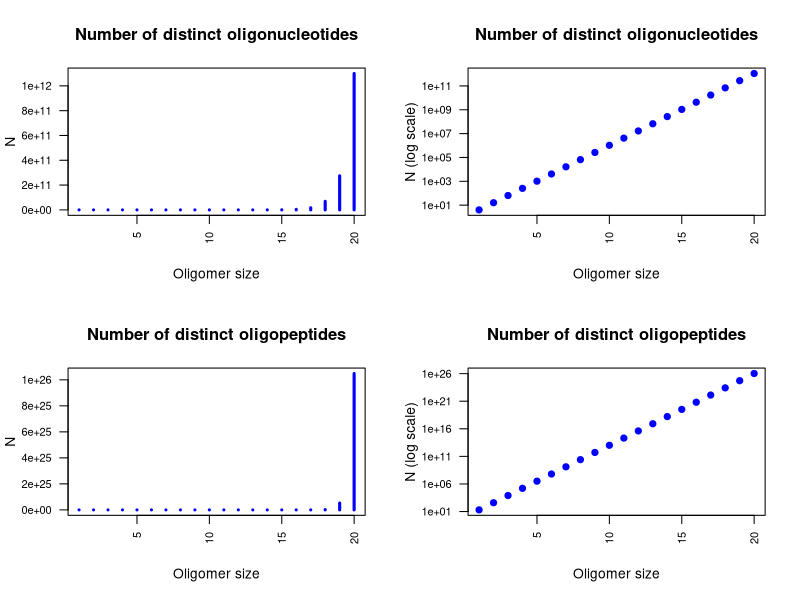
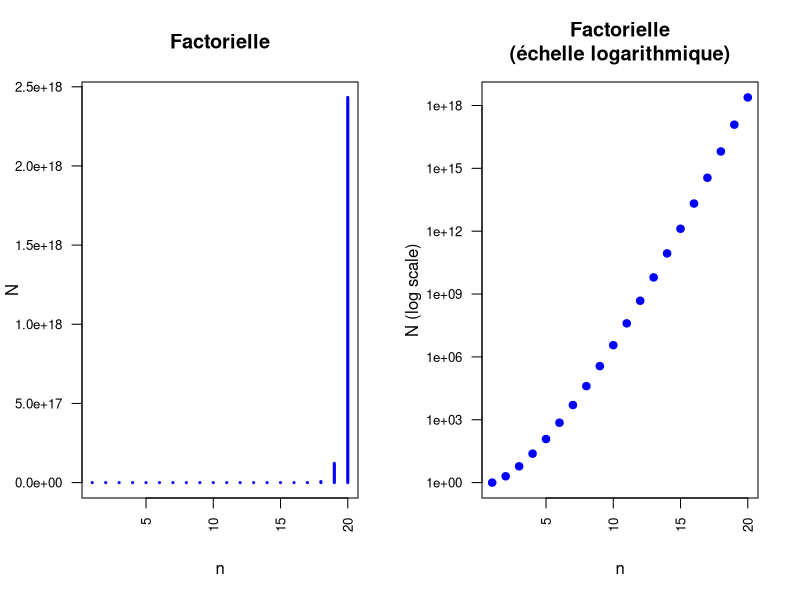

The R script that drew these images, in order:
## ---- chunk 1
library(knitr)
options(width=300)
knitr::opts_chunk$set(
  fig.width = 7, fig.height = 5, 
  fig.path='figures/',
  fig.align = "center", 
  size = "tiny", 
  echo = FALSE, eval=TRUE, 
  warning = FALSE, message = FALSE, 
  results = TRUE, comment = "")
# knitr::asis_output("\\footnotesize")

## ---- chunk 2
x <- 1:20 ## Oligomer size

par.ori <- par(no.readonly = TRUE)
par(mfrow=c(2,2))
n <- 4 ## Number of distinct residues
N <- n^x
plot(x, N, 
     main = "Number of distinct oligonucleotides",
     xlab="Oligomer size",
     ylab="N",
     las=2, cex.axis=0.8,
     type="h", lwd=3, col="blue"
)
plot(x, N, 
     main = "Number of distinct oligonucleotides",
     xlab="Oligomer size",
     ylab="N (log scale)",
     las=2, cex.axis=0.8,
     log="y",
     type="p", pch = 19, col="blue"
     )

## Oliopeptides
n <- 20 ## Number of distinct residues
N <- n^x
plot(x, N, 
     main = "Number of distinct oligopeptides",
     xlab="Oligomer size",
     ylab="N",
     las=2, cex.axis=0.8,
     type="h", lwd=3, col="blue"
)
plot(x, N, 
     main = "Number of distinct oligopeptides",
     xlab="Oligomer size",
     ylab="N (log scale)",
     las=2, cex.axis=0.8,
     log="y",
     type="p", pch = 19, col="blue"
)

par(par.ori) ## restaurer les paramètres par défaut
## ---- chunk 3
n <- 1:20
N <- factorial(n)
# plot(n,N, log="y")

par.ori <- par(no.readonly = TRUE)
par(mfrow=c(1,2))
plot(n, N, 
     main = "Factorielle",
     xlab="n",
     ylab="N",
     las=2, cex.axis=0.8,
     type="h", lwd=3, col="blue"
)
plot(n, N, 
     main = "Factorielle\n(échelle logarithmique)",
     xlab="n",
     ylab="N (log scale)",
     las=2, cex.axis=0.8,
     log="y",
     type="p", pch = 19, col="blue"
     )
par(par.ori)
## ---- chunk 4
aa.table <- read.delim("amino_acid_table.tsv", sep="\t")
# kable(aa.table, caption = "Symboles des acides aminés et codons")

aa <- sort(as.vector(aa.table$Symbol))
aa <- aa[aa %in% LETTERS]

cat(sort(rep(aa, times=3)), sep="")
## ---- chunk 5
cat(sample(rep(aa, times=3)), sep="")
cat(sample(rep(aa, times=3)), sep="")
cat(sample(rep(aa, times=3)), sep="")
